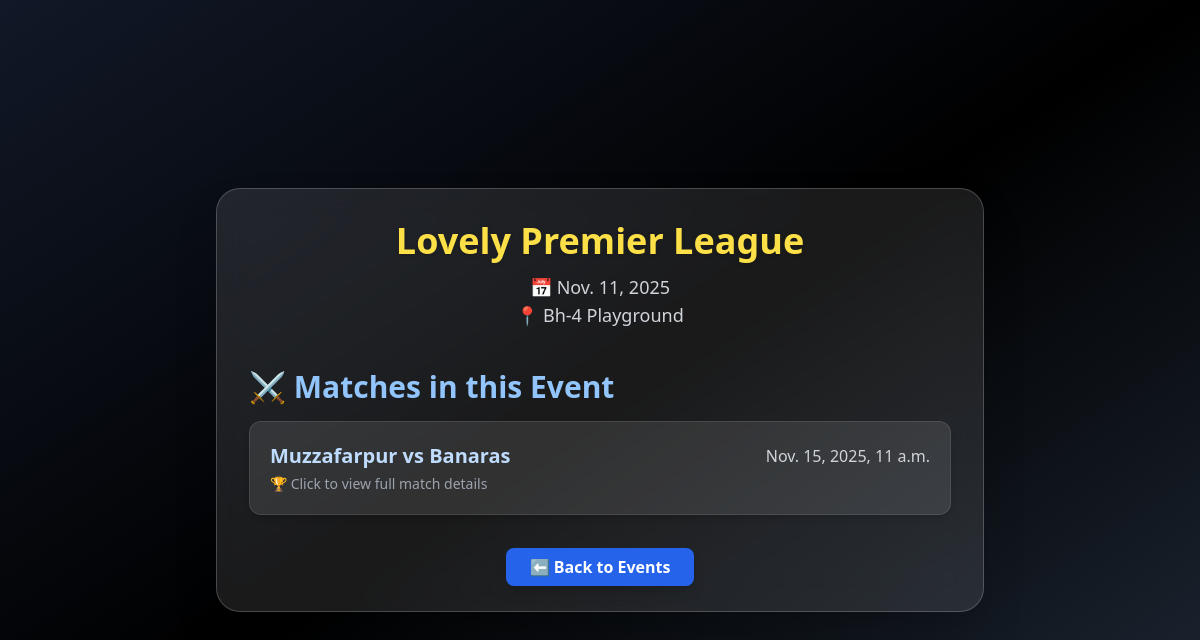
Page /events/2/details/ on the committed database.
### events/models.py (models this page shows, shortened)
class Event(models.Model):
    name = models.CharField(max_length=100)
    date = models.DateField()
    location = models.CharField(max_length=100)

class Match(models.Model):
    event = models.ForeignKey(Event, on_delete=models.CASCADE)
    team1 = models.ForeignKey(Team, on_delete=models.CASCADE, related_name='team1_matches')
    team2 = models.ForeignKey(Team, on_delete=models.CASCADE, related_name='team2_matches')
    match_date = models.DateTimeField()
    result = models.CharField(max_length=50, blank=True, null=True)

### teams/models.py (models this page shows, shortened)
class Team(models.Model):
    name = models.CharField(max_length=100)
    coach = models.ForeignKey(User, on_delete=models.SET_NULL, null=True, limit_choices_to={'role': 'coach'})
    players = models.ManyToManyField(Player, blank=True)

### events/views.py (the view)
# urls.py: path('<int:pk>/details/', views.event_details, name='event_details'),
def event_details(request, pk):
    event = get_object_or_404(Event, pk=pk)
    matches = Match.objects.filter(event=event)
    return render(request, 'events/event_details.html', {
        'event': event,
        'matches': matches
    })

### events/templates/events/event_details.html (shortened to what this page needs)
<!DOCTYPE html>
<html lang="en">
<head>
  <script src="https://cdn.tailwindcss.com"></script>
</head>
<body class="bg-gradient-to-br from-gray-900 via-black to-gray-800 text-white min-h-screen flex items-center justify-center p-6">
  <div class="max-w-3xl w-full bg-white/10 backdrop-blur-lg border border-white/20 shadow-2xl rounded-3xl p-8">
    <div class="text-center mb-10">
      <h1 class="text-4xl font-extrabold text-yellow-300 drop-shadow">
        {{ event.name }}
      </h1>
      <p class="text-gray-300 mt-3 text-lg">📅 {{ event.date }}</p>
      <p class="text-gray-300 text-lg">📍 {{ event.location }}</p>
    </div>
    <h2 class="text-3xl font-bold text-blue-300 mb-4">⚔ Matches in this Event</h2>
    <div class="space-y-4">
      {% for m in matches %}
      <a href="{% url 'match_details' m.pk %}"
         class="block bg-white/10 hover:bg-white/20 p-5 rounded-xl transition shadow-md border border-white/10">
        <div class="flex justify-between items-center">
          <span class="text-xl font-bold text-blue-200">
            {{ m.team1.name }} vs {{ m.team2.name }}
          </span>
          <span class="text-gray-300">{{ m.match_date }}</span>
        </div>
        <p class="text-gray-400 text-sm mt-1">🏆 Click to view full match details</p>
      </a>
      {% empty %}
        <p class="text-gray-400 italic">No matches available.</p>
      {% endfor %}
    </div>
    <div class="text-center mt-10">
      <a href="{% url 'event_list' %}"
         class="bg-blue-600 hover:bg-blue-700 text-white font-bold py-2 px-6 rounded-lg shadow-lg transition">
        ⬅ Back to Events
      </a>
    </div>
  </div>
</body>
</html>

### rows in the picture
Event: name "Lovely Premier League", date "Nov. 11, 2025", location "Bh-4 Playground"
Match: team1.name "Muzzafarpur", team2.name "Banaras", match_date "Nov. 15, 2025, 11 a.m."
